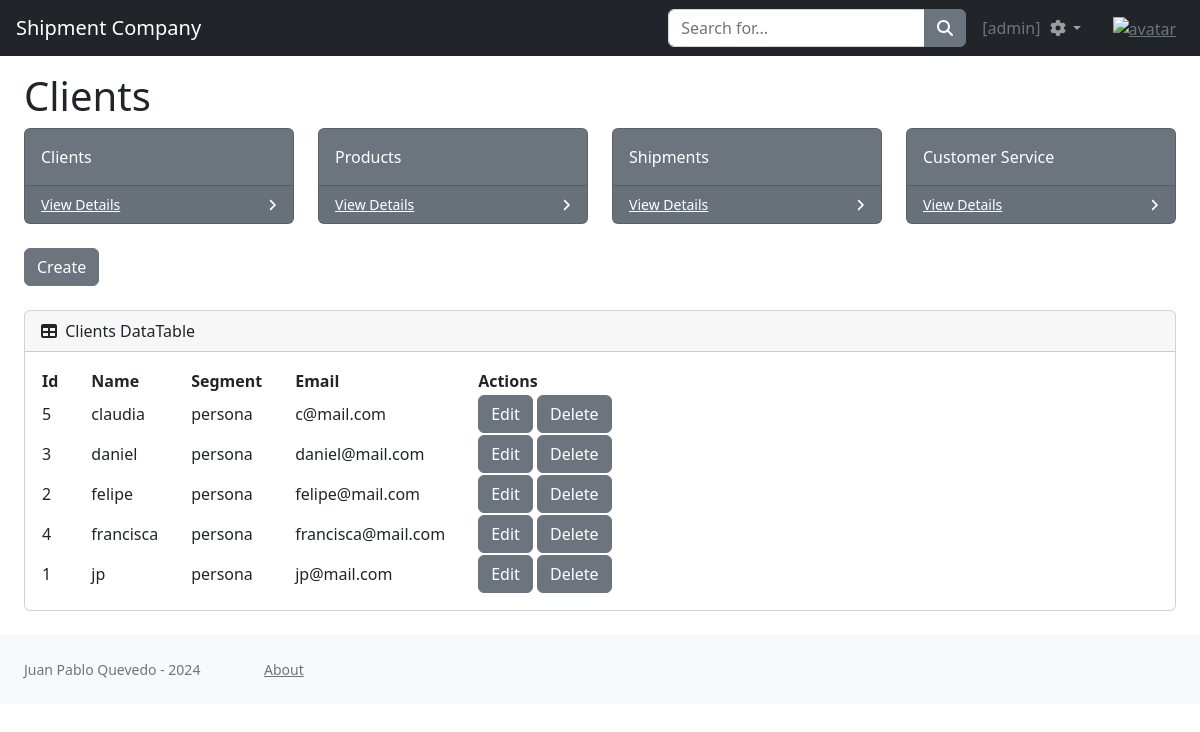
Page /clients (signed in) on the earlier database version.
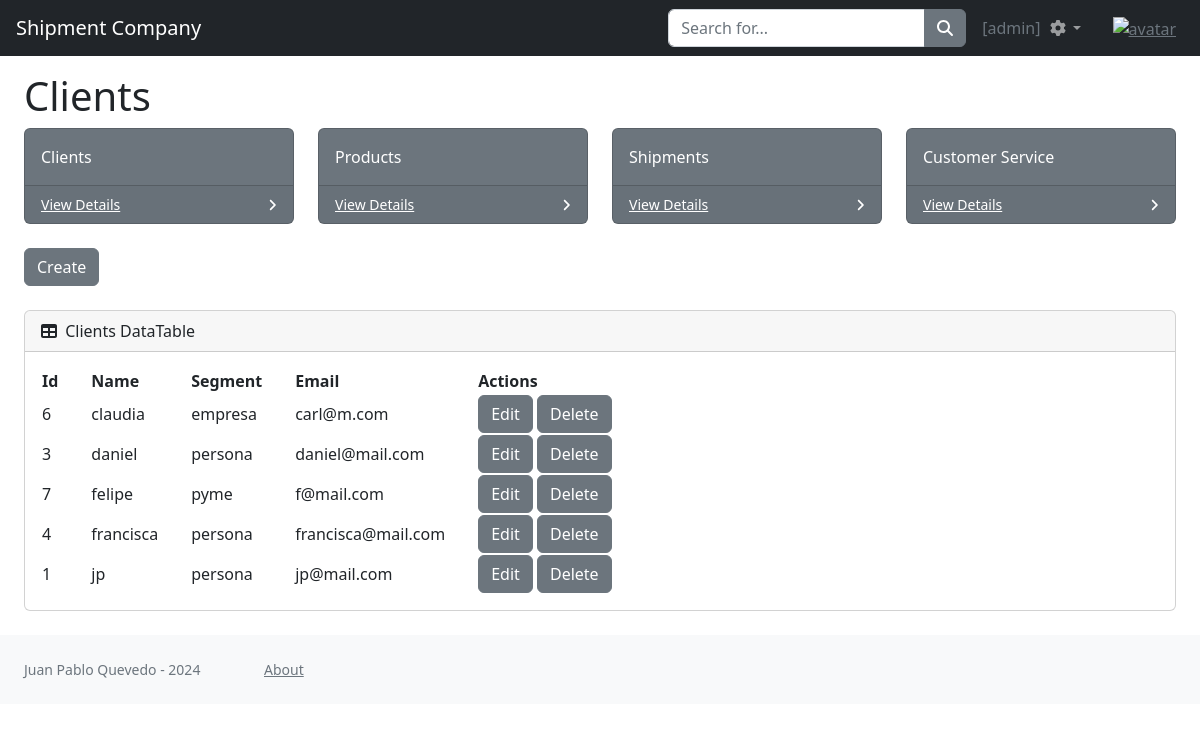
Same page on the later database version.
### entities/models.py (models this page shows, shortened)
class Client(models.Model):
    name = models.CharField(max_length=15)
    segment = models.CharField(max_length=15)
    email = models.EmailField()
    class Meta:
        ordering = ["name"]

### entities/views.py (the view)
# urls.py: path('clients', clients, name='clients'),
@login_required
def clients(request):
    context = {'clients': Client.objects.all()}
    return render(request, 'entities/clients.html', context)

### entities/templates/entities/clients.html
{% extends 'entities/index.html' %}
{% load static %}
{% block title %}
    <div id="layoutSidenav_content">
        <main>
            <div class="container-fluid px-4">
                <h1 style="margin-top: 4.5rem">Clients</h1>
                <div class="row">
                    <div class="col-xl-3 col-md-6">
                        <div class="card bg-secondary text-white mb-4">
                            <div class="card-body">Clients</div>
                            <div class="card-footer d-flex align-items-center justify-content-between">
                                <a class="small text-white stretched-link" href="{% url 'clients' %}">View Details</a>
                                <div class="small text-white"><i class="fas fa-angle-right"></i></div>
                            </div>
                        </div>
                    </div>
                    <div class="col-xl-3 col-md-6">
                        <div class="card bg-secondary text-white mb-4">
                            <div class="card-body">Products</div>
                            <div class="card-footer d-flex align-items-center justify-content-between">
                                <a class="small text-white stretched-link" href="{% url 'products' %}">View Details</a>
                                <div class="small text-white"><i class="fas fa-angle-right"></i></div>
                            </div>
                        </div>
                    </div>
                    <div class="col-xl-3 col-md-6">
                        <div class="card bg-secondary text-white mb-4">
                            <div class="card-body">Shipments</div>
                            <div class="card-footer d-flex align-items-center justify-content-between">
                                <a class="small text-white stretched-link" href="{% url 'shipments' %}">View Details</a>
                                <div class="small text-white"><i class="fas fa-angle-right"></i></div>
                            </div>
                        </div>
                    </div>
                    <div class="col-xl-3 col-md-6">
                        <div class="card bg-secondary text-white mb-4">
                            <div class="card-body">Customer Service</div>
                            <div class="card-footer d-flex align-items-center justify-content-between">
                                <a class="small text-white stretched-link" href="#">View Details</a>
                                <div class="small text-white"><i class="fas fa-angle-right"></i></div>
                            </div>
                        </div>
                    </div>
                </div>
            </div>
        </main>
    </div>
{% endblock title %}
{% block content %}
    <div id="layoutSidenav_content">
        <main>
            <div class="container-fluid px-4">
                <div class="mb-4">
                    <button class="btn btn-secondary" id="btnNavbarSearch" type="button">
                        <a class="dropdown-item" href="{% url 'clientForm' %}">Create</a>
                    </button>
                </div>
                <div class="card mb-4">
                    <div class="card-header">
                        <i class="fas fa-table me-1"></i>
                        Clients DataTable
                    </div>
                    <div class="card-body">
                        <table id="datatablesSimple">
                            <thead>
                                <tr>
                                    <th style="padding-right: 2rem">Id</th>
                                    <th style="padding-right: 2rem">Name</th>
                                    <th style="padding-right: 2rem">Segment</th>
                                    <th style="padding-right: 2rem">Email</th>
                                    <th style="padding-right: 2rem">Actions</th>
                                </tr>
                            </thead>
                            <tbody>
                                {% for c in clients %}
                                    <tr>
                                        <td style="padding-right: 2rem">{{ c.id }}</td>
                                        <td style="padding-right: 2rem">{{ c.name }}</td>
                                        <td style="padding-right: 2rem">{{ c.segment }}</td>
                                        <td style="padding-right: 2rem">{{ c.email }}</td>
                                        <td style="padding-right: 2rem">
                                            <button class="btn btn-secondary" id="btnNavbarSearch" type="button" class="fas fa-edit">
                                                <a class="dropdown-item" href="{% url 'clientUpdate' c.id %}">Edit</a>
                                            </button>
                                            <button class="btn btn-secondary" id="btnNavbarSearch" type="button" class="fas fa-trash">
                                                <a class="dropdown-item" href="{% url 'clientDelete' c.id %}">Delete</a>
                                            </button>
                                        </td>
                                    </tr>
                                    {% endfor %}
                                </tbody>
                        </table>
                    </div>
                </div>
            </div>
        </main>
    </div>
{% endblock content %}

### entities/templates/entities/index.html (shortened to what this page needs)
<!DOCTYPE html>
<html lang="en">
    <head>
        {% load static %}
        <link href="https://cdn.jsdelivr.net/npm/simple-datatables@7.1.2/dist/style.min.css" rel="stylesheet" />
        <link href="{% static 'css/styles.css' %}" rel="stylesheet" />
    </head>
    <body class="sb-nav-fixed">
        <nav class="sb-topnav navbar navbar-expand navbar-dark bg-dark">
            <a class="navbar-brand ps-3" href="{% url 'home' %}">Shipment Company</a>
            {% if user.is_authenticated %}
            <form class="d-none d-md-inline-block form-inline ms-auto me-0 me-md-3 my-2 my-md-0">
                <div class="input-group">
                    <input class="form-control" type="text" placeholder="Search for..." aria-label="Search for..." aria-describedby="btnNavbarSearch" />
                    <button class="btn btn-secondary" id="btnNavbarSearch" type="button"><i class="fas fa-search"></i></button>
                </div>
            </form>
            <div class="text-muted">[{{ user.username }}]</div>
            <ul class="navbar-nav ms-auto ms-md-0 me-3 me-lg-4">
                <li class="nav-item dropdown">
                    <a class="nav-link dropdown-toggle" id="navbarDropdown" href="#" role="button" data-bs-toggle="dropdown" aria-expanded="false"><i class="fas fa-cog fa-fw"></i></a>
                </li>
            </ul>
            <div class="text-center" style="margin-right: 24px">
                <a href="{% url 'add_avatar' %}">
                    <img src="{{ request.session.avatar }}" height="32px" weight="32px" alt="avatar"/>
                </a>
            </div>
            {% endif %}
        </nav>
        {% block title %}{% endblock title %}
        {% block content %}
        {% endblock content %}
        <div id="layoutSidenav_content">
            <footer class="py-4 bg-light mt-auto">
                <div class="container-fluid px-4">
                    <div class="d-flex align-items-center justify-content-start small">
                        <div class="text-muted" style="width: 15rem">Juan Pablo Quevedo - 2024</div>
                        <a class="text-muted" style="align-self: top" href="{% url 'about' %}">About</a>
                    </div>
                </div>
            </footer>
        </div>
    </body>
</html>

Differences in the rows shown:
removed Client: id "5", name "claudia", segment "persona", email "c@mail.com"
removed Client: id "2", name "felipe", segment "persona", email "felipe@mail.com"
added Client: id "6", name "claudia", segment "empresa", email "carl@m.com"
added Client: id "7", name "felipe", segment "pyme", email "f@mail.com"
